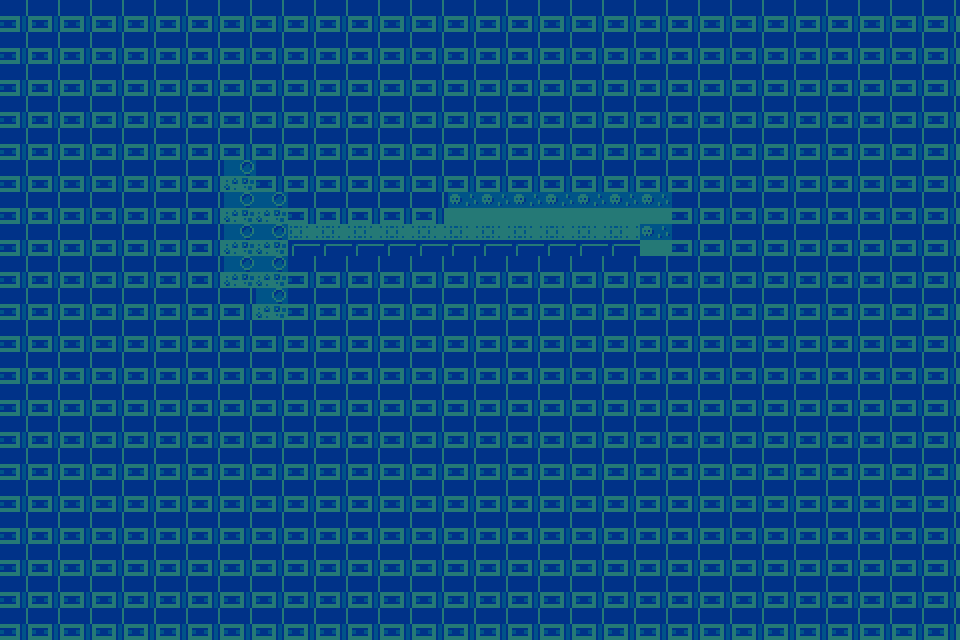

This game map was drawn from its Tiled (.tmx) file and the tilesets committed beside it. A one-line description and the full map source follow:
An orthogonal 30x20 tile map with 32x32 px tiles, 1 tile layer (タイルレイヤー1).

<map version="1.9" tiledversion="1.9.2" orientation="orthogonal" renderorder="right-down" width="30" height="20" tilewidth="32" tileheight="32" infinite="0" nextlayerid="2" nextobjectid="1">
 <tileset firstgid="1" source="catastrophi_tiles_16_blue.tsx" />
 <layer id="1" name="タイルレイヤー1" width="30" height="20">
  <data encoding="csv">
16,16,16,16,16,16,16,16,16,16,16,16,16,16,16,16,16,16,16,16,16,16,16,16,16,16,16,16,16,16,
16,16,16,16,16,16,16,16,16,16,16,16,16,16,16,16,16,16,16,16,16,16,16,16,16,16,16,16,16,16,
16,16,16,16,16,16,16,16,16,16,16,16,16,16,16,16,16,16,16,16,16,16,16,16,16,16,16,16,16,16,
16,16,16,16,16,16,16,16,16,16,16,16,16,16,16,16,16,16,16,16,16,16,16,16,16,16,16,16,16,16,
16,16,16,16,16,16,16,16,16,16,16,16,16,16,16,16,16,16,16,16,16,16,16,16,16,16,16,16,16,16,
16,16,16,16,16,16,16,1,16,16,16,16,16,16,16,16,16,16,16,16,16,16,16,16,16,16,16,16,16,16,
16,16,16,16,16,16,16,1,1,16,16,16,16,16,3,3,3,3,3,3,3,16,16,16,16,16,16,16,16,16,
16,16,16,16,16,16,16,1,1,14,14,14,14,14,14,14,14,14,14,14,3,16,16,16,16,16,16,16,16,16,
16,16,16,16,16,16,16,1,1,16,16,16,16,16,16,16,16,16,16,16,16,16,16,16,16,16,16,16,16,16,
16,16,16,16,16,16,16,16,1,16,16,16,16,16,16,16,16,16,16,16,16,16,16,16,16,16,16,16,16,16,
16,16,16,16,16,16,16,16,16,16,16,16,16,16,16,16,16,16,16,16,16,16,16,16,16,16,16,16,16,16,
16,16,16,16,16,16,16,16,16,16,16,16,16,16,16,16,16,16,16,16,16,16,16,16,16,16,16,16,16,16,
16,16,16,16,16,16,16,16,16,16,16,16,16,16,16,16,16,16,16,16,16,16,16,16,16,16,16,16,16,16,
16,16,16,16,16,16,16,16,16,16,16,16,16,16,16,16,16,16,16,16,16,16,16,16,16,16,16,16,16,16,
16,16,16,16,16,16,16,16,16,16,16,16,16,16,16,16,16,16,16,16,16,16,16,16,16,16,16,16,16,16,
16,16,16,16,16,16,16,16,16,16,16,16,16,16,16,16,16,16,16,16,16,16,16,16,16,16,16,16,16,16,
16,16,16,16,16,16,16,16,16,16,16,16,16,16,16,16,16,16,16,16,16,16,16,16,16,16,16,16,16,16,
16,16,16,16,16,16,16,16,16,16,16,16,16,16,16,16,16,16,16,16,16,16,16,16,16,16,16,16,16,16,
16,16,16,16,16,16,16,16,16,16,16,16,16,16,16,16,16,16,16,16,16,16,16,16,16,16,16,16,16,16,
16,16,16,16,16,16,16,16,16,16,16,16,16,16,16,16,16,16,16,16,16,16,16,16,16,16,16,16,16,16
</data>
 </layer>
</map>
